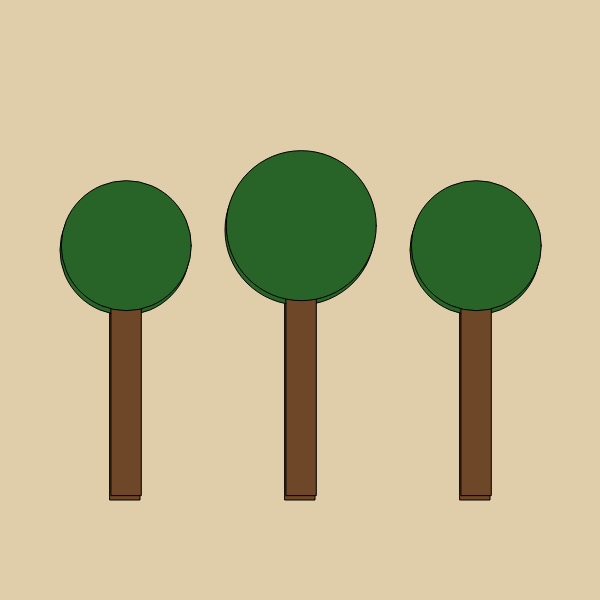
Frame 1 (no input)
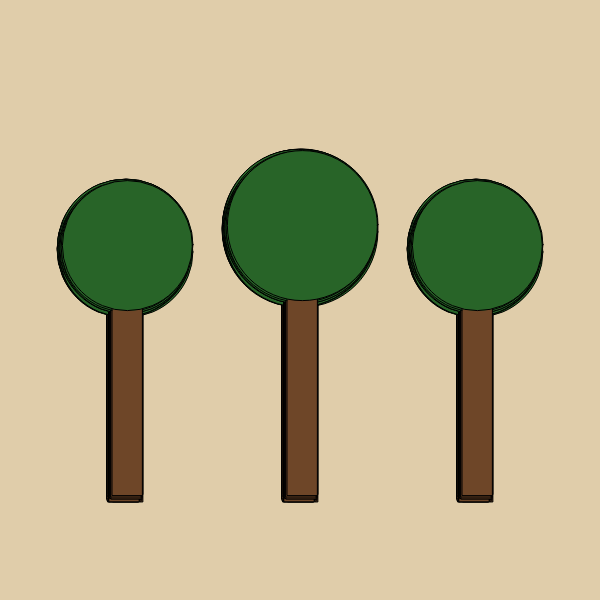
Frame 60 (no input)
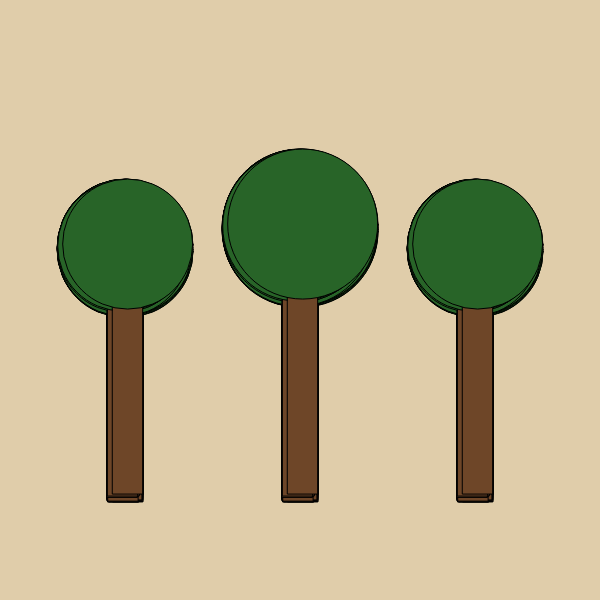
Frame 120 (the mouse pressed at the canvas centre since frame 60)

The p5.js sketch that drew these frames (run headless with seeded random() and noise() and a simulated clock; from frame 60 on, the mouse is pressed at the canvas centre):

// p5.js sketch
// ── sketch.js

/*
Name: Emily C.
Title: Falling Leaves
Instructions: Press and hold any key to show the leaves.
Move the mouse to change their colors.
*/

let canvasSize = 600;
let centerX = 300;

let leafX;
let leafY;

let treeMoveX = 0;
let treeMoveY = 0;

function setup() {
  createCanvas(canvasSize, canvasSize);
  background(224, 205, 170);
  drawTrees();
}

function draw() {
  // Trees shake automatically
  if (true) {
    treeMoveX = random(-3, 3);
    treeMoveY = random(-6, 2);
  }

  // Leaves fall while a key is held
  if (keyIsPressed) {
    leafX = mouseX + random(-10, 10);
    leafY = mouseY + random(-10, 10);

    if (mouseX > 400) {
      fill(190, 65, 20); 
    } else if (mouseX > centerX) {
      fill(230, 120, 30); 
    } else {
      fill(245, 200, 60);
    }

    noStroke();
    triangle(
      leafX, leafY,
      leafX - 4, leafY + 6,
      leafX + 4, leafY + 6
    );
  }

  drawTrees();
}

function drawTrees() {
  // Tree trunks
  fill(110, 70, 40);

  rect(110 + treeMoveX, 300 + treeMoveY, 30, 200);
  rect(285 + treeMoveX, 280 + treeMoveY, 30, 220);
  rect(460 + treeMoveX, 300 + treeMoveY, 30, 200);

  // Tree tops
  fill(40, 100, 40);

  ellipse(125 + treeMoveX, 250 + treeMoveY, 130, 130);
  ellipse(300 + treeMoveX, 230 + treeMoveY, 150, 150);
  ellipse(475 + treeMoveX, 250 + treeMoveY, 130, 130);
}
